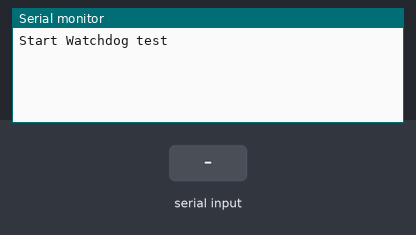
Bench run of a sketch on a simulated Arduino Uno, built with avr-gcc and run on an emulated ATmega328P. Shown: the last lines printed to the serial monitor. The test bench sets the inputs (shaded band).

Above: at 1.2 s.
1.3 s: " \n" received over Serial
At 2.9 s:
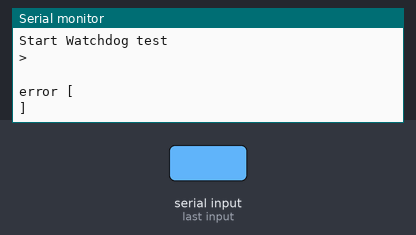
3.8 s: "wd_begin\n" received over Serial
At 6.0 s:
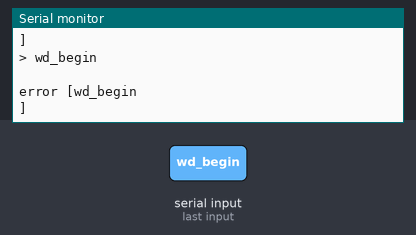
6.3 s: "wd_end\n" received over Serial
At 7.9 s:
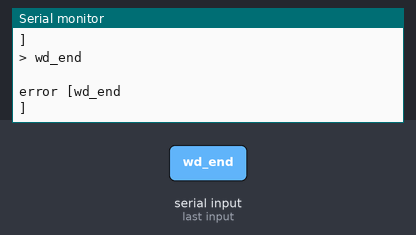
8.8 s: "wd_start\n" received over Serial
At 11.0 s:
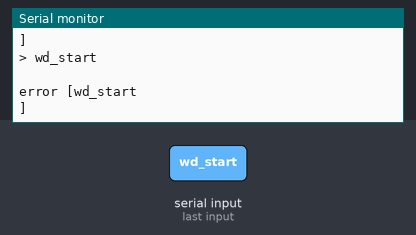
11.3 s: "wd_stop\n" received over Serial
At 13.0 s:
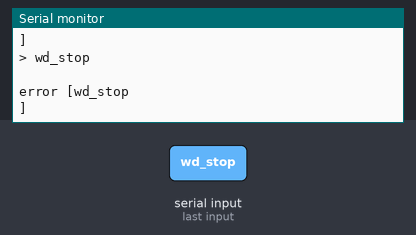
13.8 s: "wd_kick\n" received over Serial
At 16.1 s:
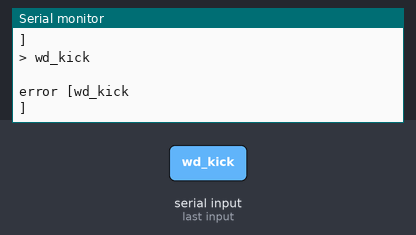

The sketch:

watchdog_test.ino
```cpp
/*
* Test sketch for
* spresense-16373
* spresense-16374
* spresense-16375
* spresense-16376
* spresense-16377
* spresense-16378
* spresense-16379
* spresense-16380
* spresense-16381
* spresense-16382
* spresense-16383
* spresense-16410
* spresense-16411
* spresense-16412
*/


#include <stdio.h>
#include <Watchdog.h>
#include <LowPower.h>
#include <RTC.h>


#define BAUDRATE                (115200)
#define MAX_ARG_NUM 5
#define MAX_BUF_LEN 20
char buf[MAX_BUF_LEN];
String args[MAX_ARG_NUM];

static int parse_args(String string)
{
    int from = 0;
    int pos;
    int index = 0;

    while( (pos = string.indexOf(" ", from)) != -1 ){
        if( index < MAX_ARG_NUM ){
            args[index++] = string.substring(from, pos);
            from = pos+1;
        }
        else{
            return -1;
        }
    }

    args[index++] = string.substring(from);

    return index;
}

void setup() {
  Serial.begin(BAUDRATE);
  while (!Serial)
    {
      ; /* wait for serial port to connect. Needed for native USB port only */
    }
  Serial.println("Start Watchdog test");
}


int wait_command_input()
{
  int i;
  int arg_num = 0;

  if ( Serial.available() > 0 )
  {
    String str = Serial.readStringUntil('\r');
    arg_num = parse_args(str);
    if( arg_num == -1 )
    {
      Serial.println("error argument");
      return 0;
    }
    else
    {
      Serial.print("> ");
      for( i=0; i<arg_num; i++)
      {
        Serial.print(args[i]);
        Serial.print(" ");
      }
      Serial.println();
    }

    Serial.println();
    if ( args[0] == "wd_begin")
    {
      Watchdog.begin();
      Serial.println("Watchdog: begin()");
    }
    else if ( args[0] == "wd_end" )
    {
      Watchdog.end();
      Serial.println("Watchdog: end()");
    }
    else if(args[0] == "wd_start")
    {
      if( arg_num == 2 )
      {
        uint32_t arg1;
        args[1].toCharArray(buf, MAX_BUF_LEN);
        arg1 = atoi(buf);
        Watchdog.start(arg1);
        Serial.println("Watchdog: start(ms-sec)");
        Serial.println( Watchdog.timeleft() ) ;
        Serial.println("ms left for watchdog bite");
      }
      else
      {
        Serial.println("Error invalid parameter");
      }
    }
    else if(args[0] == "wd_stop")
    {
      Watchdog.stop();
      Serial.println("Watchdog: stop()");
      Serial.println( Watchdog.timeleft() ) ;
      Serial.println("ms left for watchdog bite");
    }
    else if( args[0] == "wd_kick")
    {
      Watchdog.kick();
      Serial.println("Watchdog: kick()");
      Serial.println( Watchdog.timeleft() ) ;
      Serial.println("ms left for watchdog bite");
    }
    else if(args[0] == "wd_timeleft")
    {
      Serial.println( Watchdog.timeleft() ) ;
      Serial.println("ms left for watchdog bite");
    }
    else if(args[0] == "sleep_cold")
    {
      if( arg_num == 2 )
      {
        LowPower.begin();
        int arg1;
        args[1].toCharArray(buf, MAX_BUF_LEN);
        arg1 = atoi(buf);
        Serial.println("Go to sleep");
        LowPower.coldSleep(arg1);
      }
      else
      {
        Serial.println("Error invalid parameter");
      }
    }
    else if(args[0] == "sleep_deep")
    {
      if( arg_num == 2 )
      {
        LowPower.begin();
        int arg1;
        args[1].toCharArray(buf, MAX_BUF_LEN);
        arg1 = atoi(buf);
        Serial.println("Go to sleep");
        LowPower.deepSleep(arg1);
      }
      else
      {
        Serial.println("Error invalid parameter");
      }
    }
    else
    {
     Serial.print("error [");
     Serial.print(str);
     Serial.println("]");
    }
  }
  return 1;
}

void loop()
{
  wait_command_input();
}
```

Measured:
- after the input at 1.3 s, the serial monitor: prints a new line after 1.0 s (image 1)
- after the input at 3.8 s, the serial monitor: prints a new line after 1.0 s (image 2)
- after the input at 6.3 s, the serial monitor: prints a new line after 1.0 s (image 3)
- after the input at 8.8 s, the serial monitor: prints a new line after 1.0 s (image 4)
- after the input at 11.3 s, the serial monitor: prints a new line after 1.0 s (image 5)
- after the input at 13.8 s, the serial monitor: prints a new line after 1.0 s (image 6)
